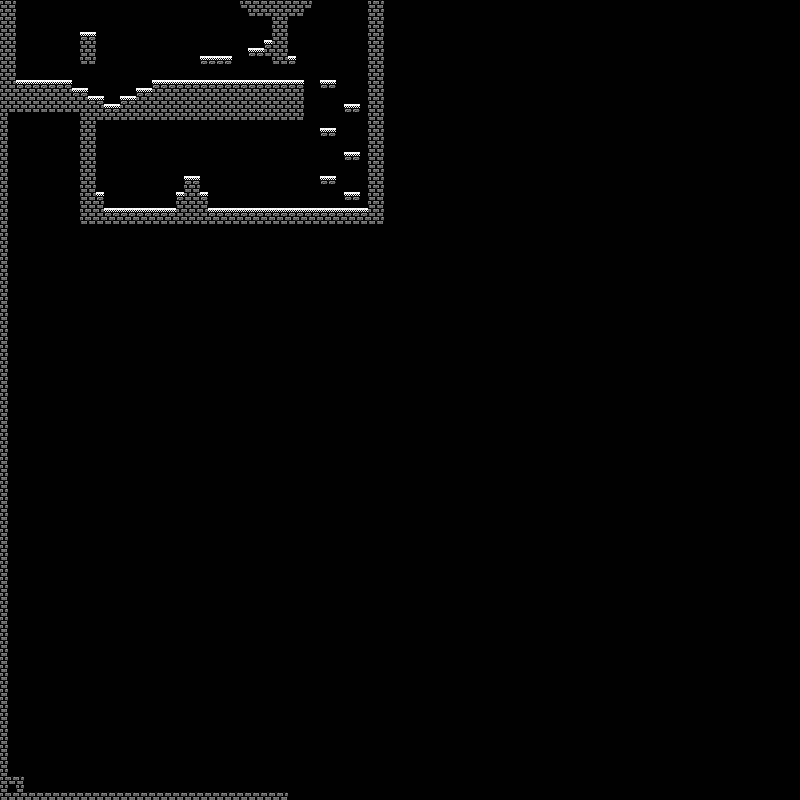

Rendered tile map (Tiled .tmx) drawn with the repository's tilesets; below, a short description and the map source with its tile grids summarised:
An orthogonal 100x100 tile map with 8x8 px tiles, 1 tile layer (Main).

<map version="1.4" tiledversion="2020.12.18" orientation="orthogonal" renderorder="left-down" width="100" height="100" tilewidth="8" tileheight="8" infinite="0" nextlayerid="2" nextobjectid="1">
 <tileset firstgid="1" source="Blocks.tsx" />
 <layer id="1" name="Main" width="100" height="100">
  <data>[10000 cells, 527 non-empty, 2 distinct tile ids]</data>
 </layer>
</map>